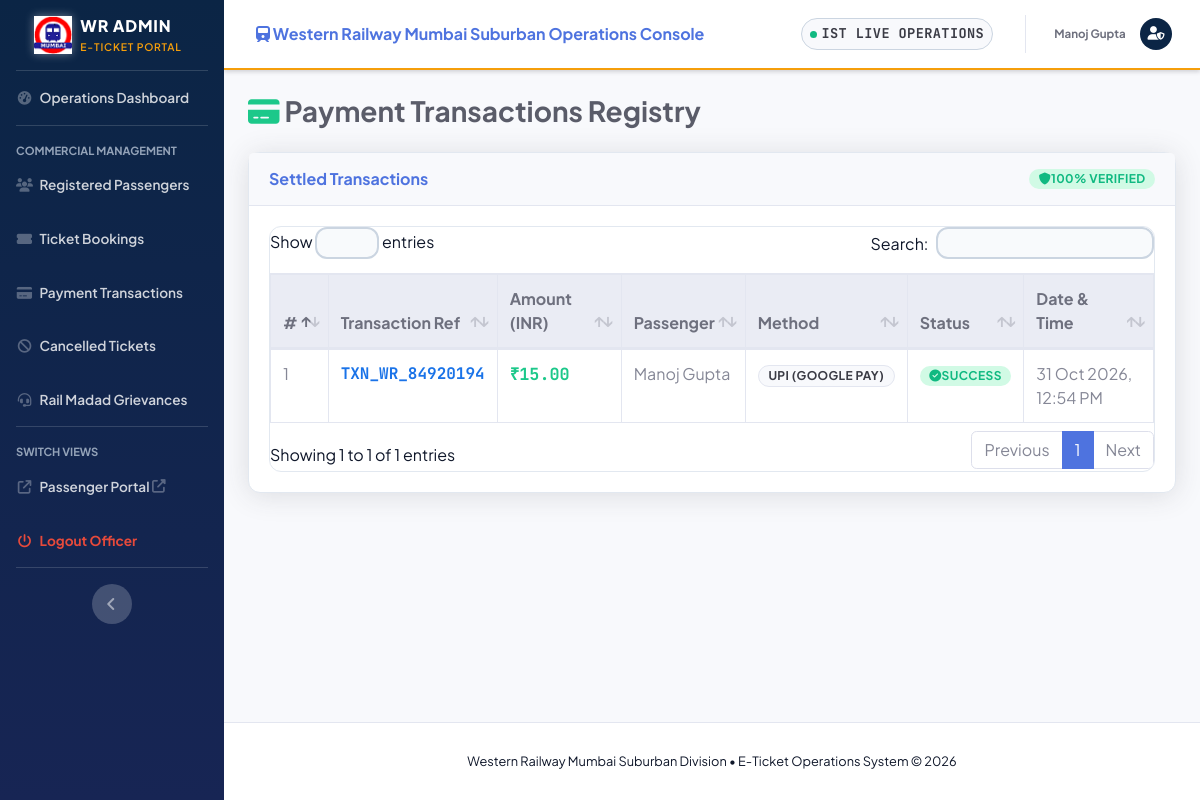
/user_pament.php (signed in), run on the app's committed database.
### tables this page shows
CREATE TABLE IF NOT EXISTS `payment` (
  `id` int(11) NOT NULL AUTO_INCREMENT,
  `ppayment` decimal(10,2) NOT NULL,
  `pptext` varchar(255) NOT NULL,
  `username` varchar(255) NOT NULL,
  `payment_method` varchar(50) DEFAULT 'UPI',
  `transaction_id` varchar(100) DEFAULT '',
  `payment_status` varchar(50) DEFAULT 'SUCCESS',
  `payment_date` timestamp DEFAULT CURRENT_TIMESTAMP,
  PRIMARY KEY (`id`)
);

### user_pament.php (the view, shortened to what this page needs)
<?php
require_once "db_conn.php";
?>
<!DOCTYPE html>
<html lang="en">
<?php include 'Header.php'; ?>
<body id="page-top">
    <div id="wrapper">
        <?php include 'sidebar.php'; ?>
        <div id="content-wrapper" class="d-flex flex-column">
            <div id="content">
                <?php include 'top.php'; ?>
                <div class="container-fluid">
                    <div class="d-sm-flex align-items-center justify-content-between mb-4">
                        <h1 class="h3 mb-0 text-gray-800 font-weight-bold">
                            <i class="fas fa-credit-card text-success"></i> Payment Transactions Registry
                        </h1>
                    </div>
                    <div class="card shadow mb-4">
                        <div class="card-header py-3 d-flex justify-content-between align-items-center">
                            <h6 class="m-0 font-weight-bold text-primary">Settled Transactions</h6>
                            <span class="badge badge-success"><i class="fas fa-shield"></i> 100% Verified</span>
                        </div>
                        <div class="card-body">
                            <div class="table-responsive">
                                <table class="table table-bordered table-hover" id="dataTable" width="100%" cellspacing="0">
                                    <thead class="thead-light">
                                        <tr>
                                            <th>#</th>
                                            <th>Transaction Ref</th>
                                            <th>Amount (INR)</th>
                                            <th>Passenger</th>
                                            <th>Method</th>
                                            <th>Status</th>
                                            <th>Date & Time</th>
                                        </tr>
                                    </thead>
                                    <tbody>
                                        <?php
                                        $sql = "SELECT * FROM `payment` ORDER BY id DESC";
                                        $result = $conn->query($sql);
                                        $no = 0;
                                        if ($result && $result->num_rows > 0) {
                                            while ($row = $result->fetch_assoc()) {
                                                $no++;
                                        ?>
                                        <tr>
                                            <td><?php echo $no; ?></td>
                                            <td style="font-family:var(--font-mono); font-weight:700; color:var(--wr-blue-600);">
                                                <?php echo htmlspecialchars($row['transaction_id'] ?? $row['pptext']); ?>
                                            </td>
                                            <td class="font-weight-bold text-success" style="font-family:var(--font-mono); font-size:1.05rem;">
                                                ₹<?php echo number_format((float)$row['ppayment'], 2); ?>
                                            </td>
                                            <td><?php echo htmlspecialchars($row['username']); ?></td>
                                            <td><span class="badge badge-light border font-weight-bold"><?php echo htmlspecialchars($row['payment_method'] ?? 'UPI / Online'); ?></span></td>
                                            <td><span class="badge badge-success"><i class="fas fa-check-circle"></i> SUCCESS</span></td>
                                            <td><?php echo date('d M Y, h:i A', strtotime($row['payment_date'] ?? 'now')); ?></td>
                                        </tr>
                                        <?php
                                            }
                                        } else {
                                        ?>
                                        <tr><td colspan="7" class="text-center py-4 text-muted">No payment records found.</td></tr>
                                        <?php } ?>
                                    </tbody>
                                </table>
                            </div>
                        </div>
                    </div>
                </div>
            </div>
            <footer class="sticky-footer bg-white border-top">
                <div class="container my-auto">
                    <div class="copyright text-center my-auto">
                        <span>Western Railway Mumbai Suburban Division • E-Ticket Operations System &copy; <?php echo date('Y'); ?></span>
                    </div>
                </div>
            </footer>
        </div>
    </div>
</body>
</html>

### css/modern-railway.css (style rules this page uses)
:root { --wr-navy-900: #061938; --wr-navy-800: #0b2545; --wr-navy-700: #133a6b; --wr-blue-600: #1a73e8; --wr-blue-500: #0284c7; --wr-blue-100: #e0f2fe; --wr-crimson: #d32f2f; --wr-crimson-light: #fee2e2; --wr-saffron: #f59e0b; --wr-saffron-light: #fef3c7; --wr-green: #10b981; --wr-green-light: #d1fae5; --bg-slate: #f8fafc; --card-bg: #ffffff; --text-primary: #0f172a; --text-secondary: #475569; --text-muted: #94a3b8; --border-color: #e2e8f0; --shadow-sm: 0 1px 2px 0 rgb(0 0 0 / 0.05); --shadow-md: 0 4px 6px -1px rgb(0 0 0 / 0.1), 0 2px 4px -2px rgb(0 0 0 / 0.1); --shadow-lg: 0 10px 15px -3px rgb(0 0 0 / 0.1), 0 4px 6px -4px rgb(0 0 0 / 0.1); --shadow-xl: 0 20px 25px -5px rgb(0 0 0 / 0.1), 0 8px 10px -6px rgb(0 0 0 / 0.1); --radius-sm: 8px; --radius-md: 12px; --radius-lg: 16px; --radius-xl: 24px; --radius-full: 9999px; --font-main: 'Plus Jakarta Sans', system-ui, -apple-system, sans-serif; --font-mono: 'JetBrains Mono', monospace; }
*, *::before, *::after { box-sizing: border-box; margin: 0; padding: 0; }
html, body { font-family: var(--font-main); background-color: var(--bg-slate); color: var(--text-primary); line-height: 1.5; min-height: 100vh; display: flex; flex-direction: column; }
.table-responsive { width: 100%; overflow-x: auto; border-radius: var(--radius-md); border: 1px solid var(--border-color); }
.badge { display: inline-flex; align-items: center; padding: 0.25rem 0.6rem; font-size: 0.75rem; font-weight: 700; border-radius: var(--radius-full); text-transform: uppercase; letter-spacing: 0.03em; }
.badge-success { background: var(--wr-green-light); color: var(--wr-green); }

### Header.php (style rules this page uses)
body { font-family: 'Plus Jakarta Sans', sans-serif; background-color: #f8fafc; }
.card { border-radius: 12px; border: 1px solid #e2e8f0; }

### data on the page
payment: transaction "TXN_WR_84920194", ppayment "15.00", username "Manoj Gupta", payment_method "UPI (GOOGLE PAY)", payment_date "31 Oct 2026, 12:54 PM"

### other printed values
$admin_display_name "Manoj Gupta"
